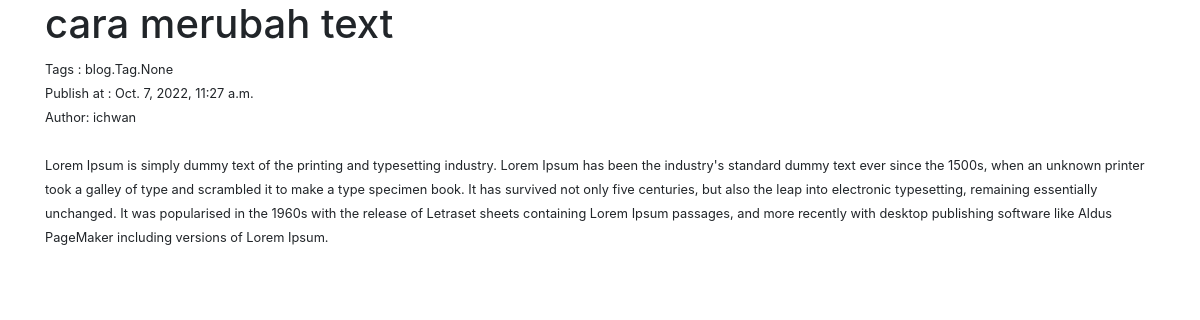
/article/cara-merubah-text/, run on the app's committed database.
### blog/models.py (models this page shows, shortened)
class Post(models.Model):
      title = models.CharField(max_length=50)
      tags = models.ManyToManyField('Tag')
      publish_date = models.DateTimeField(auto_now_add=True)
      author = models.ForeignKey(User, on_delete=models.CASCADE)
      content = models.TextField()
      slug_blog = models.SlugField(max_length=100, unique=True)

### author/models.py (models this page shows)
class User(models.Model):
      name = models.CharField(max_length=50)
      phone = models.FloatField(max_length=20)
      create_at = models.DateTimeField(auto_now_add=True)
      def __str__(self):
            return self.name

### blog/views.py (the view)
# urls.py: path('article/<slug:slug_blog>/', DetailView.as_view(), name='detail'),
class DetailView(DetailView):
  model = Post
  template_name = 'detail.html'
  slug_field = 'slug_blog'
  slug_url_kwarg = 'slug_blog'

### blog/templates/detail.html (shortened to what this page needs)
<!doctype html>
<html lang="en">
  <head>
    <link rel="stylesheet" href="https://cdn.jsdelivr.net/npm/bootstrap@4.0.0/dist/css/bootstrap.min.css">
  </head>
  <body>
  <div class="container">
          <h1>{{post.title}}</h1>
      <small>Tags : {{ post.tags }}</small><br>
      <small>Publish at : {{ post.publish_date }}</small><br>
      <small>Author: {{ post.author }}</small><br>
      <br>
      <small>{{post.content}}</small>
  </div>
  </body>
</html>

### data on the page
Post: title "cara merubah text", tags "blog.Tag.None", publish_date "Oct. 7, 2022, 11:27 a.m.", author "ichwan", content "Lorem Ipsum is simply dummy text of the printing and typesetting industry. Lorem Ipsum has been the industry's standard dummy text ever since the 1500s, when an unknown printer took a galley of type and scrambled it to make a type specimen book. It has survived not only five centuries, but also the leap into electronic typesetting, remaining essentially unchanged. It was popularised in the 1960s with the release of Letraset sheets containing Lorem Ipsum passages, and more recently with desktop publishing software like Aldus PageMaker including versions of Lorem Ipsum."
